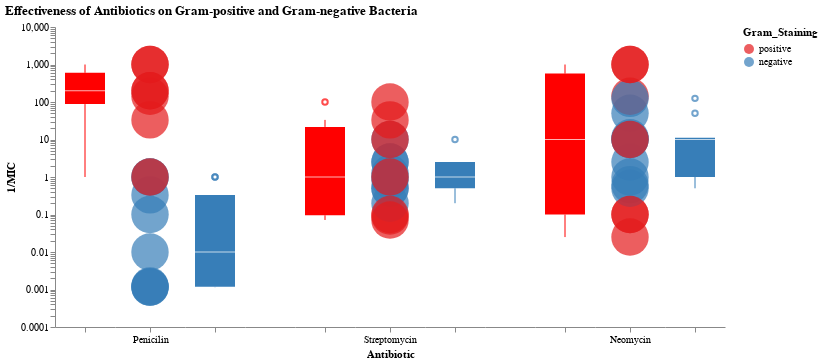

Notebook cell for this chart:
### Code cell
p = alt.hconcat(P,space,spacing=0)
n = alt.hconcat(space,N,spacing=0)

alt.hconcat(alt.hconcat(p, S,spacing=0),n,spacing=0).resolve_scale(y="shared").properties(
    title='Effectiveness of Antibiotics on Gram-positive and Gram-negative Bacteria'
).configure_view(strokeOpacity=0)

### Figure 1 — Vega-Lite specification as saved in the notebook (floating-point values rounded to 4 significant figures)
{"config": {"view": {"continuousWidth": 400, "continuousHeight": 300, "strokeOpacity": 0}}, "hconcat": [{"hconcat": [{"hconcat": [{"hconcat": [{"hconcat": [{"mark": {"type": "boxplot", "color": "red", "size": 40}, "encoding": {"x": {"type": "nominal", "axis": {"labels": false}, "field": "Antibiotic", "title": ""}, "y": {"type": "quantitative", "axis": {"grid": false}, "field": "invert_MIC", "scale": {"domain": [0.0001, 10000], "type": "log"}, "title": "1/MIC"}}, "transform": [{"calculate": "1.0/datum.MIC", "as": "invert_MIC"}, {"filter": "(datum.Antibiotic === 'Penicilin')"}, {"filter": "(datum.Gram_Staining === 'positive')"}, {"calculate": "1.0/datum.MIC", "as": "invert_MIC"}], "width": 60}, {"mark": {"type": "circle", "opacity": 0.7, "size": 1400}, "encoding": {"color": {"type": "nominal", "field": "Gram_Staining", "scale": {"domain": ["positive", "negative"], "scheme": "set1"}}, "x": {"type": "nominal", "axis": {"labelAngle": 0}, "field": "Antibiotic", "title": ""}, "y": {"type": "quantitative", "axis": null, "field": "invert_MIC", "scale": {"domain": [0.0001, 10000], "type": "log"}, "title": ""}}, "transform": [{"calculate": "1.0/datum.MIC", "as": "invert_MIC"}, {"filter": "(datum.Antibiotic === 'Penicilin')"}], "width": 70}], "spacing": 0}, {"mark": {"type": "boxplot", "color": "#377eb8", "size": 40}, "encoding": {"x": {"type": "nominal", "axis": {"labels": false}, "field": "Antibiotic", "title": ""}, "y": {"type": "quantitative", "axis": null, "field": "invert_MIC", "scale": {"domain": [0.0001, 10000], "type": "log"}, "title": ""}}, "transform": [{"calculate": "1.0/datum.MIC", "as": "invert_MIC"}, {"filter": "(datum.Antibiotic === 'Penicilin')"}, {"filter": "(datum.Gram_Staining !== 'positive')"}, {"calculate": "1.0/datum.MIC", "as": "invert_MIC"}], "width": 60}], "spacing": 0}, {"mark": {"type": "boxplot", "color": "#377eb8", "size": 30}, "encoding": {"x": {"type": "nominal", "axis": {"labels": false}, "field": "Antibiotic", "title": ""}, "y": {"type": "quantitative", "axis": null, "field": "invert_MIC", "scale": {"domain": [0.0001, 10000], "type": "log"}, "title": ""}}, "transform": [{"calculate": "1.0/datum.MIC", "as": "invert_MIC"}, {"filter": "(datum.Antibiotic === 'S')"}, {"filter": "(datum.Gram_Staining !== 'positive')"}, {"calculate": "1.0/datum.MIC", "as": "invert_MIC"}], "width": 50}], "spacing": 0}, {"hconcat": [{"hconcat": [{"mark": {"type": "boxplot", "color": "red", "size": 40}, "encoding": {"x": {"type": "nominal", "axis": {"labels": false}, "field": "Antibiotic", "title": ""}, "y": {"type": "quantitative", "axis": null, "field": "invert_MIC", "scale": {"domain": [0.0001, 10000], "type": "log"}}}, "transform": [{"calculate": "1.0/datum.MIC", "as": "invert_MIC"}, {"filter": "(datum.Antibiotic !== 'Neomycin')"}, {"filter": "(datum.Antibiotic !== 'Penicilin')"}, {"filter": "(datum.Gram_Staining === 'positive')"}, {"calculate": "1.0/datum.MIC", "as": "invert_MIC"}], "width": 60}, {"mark": {"type": "circle", "opacity": 0.7, "size": 1400}, "encoding": {"color": {"type": "nominal", "field": "Gram_Staining", "scale": {"domain": ["positive", "negative"], "scheme": "set1"}}, "x": {"type": "nominal", "axis": {"labelAngle": 0}, "field": "Antibiotic"}, "y": {"type": "quantitative", "axis": null, "field": "invert_MIC", "scale": {"domain": [0.0001, 10000], "type": "log"}, "title": ""}}, "transform": [{"calculate": "1.0/datum.MIC", "as": "invert_MIC"}, {"filter": "(datum.Antibiotic !== 'Neomycin')"}, {"filter": "(datum.Antibiotic !== 'Penicilin')"}], "width": 70}], "spacing": 0}, {"mark": {"type": "boxplot", "color": "#377eb8", "size": 40}, "encoding": {"x": {"type": "nominal", "axis": {"labels": false}, "field": "Antibiotic", "title": ""}, "y": {"type": "quantitative", "axis": null, "field": "invert_MIC", "scale": {"domain": [0.0001, 10000], "type": "log"}, "title": ""}}, "transform": [{"calculate": "1.0/datum.MIC", "as": "invert_MIC"}, {"filter": "(datum.Antibiotic !== 'Neomycin')"}, {"filter": "(datum.Antibiotic !== 'Penicilin')"}, {"filter": "(datum.Gram_Staining !== 'positive')"}, {"calculate": "1.0/datum.MIC", "as": "invert_MIC"}], "width": 60}], "spacing": 0}], "spacing": 0}, {"hconcat": [{"mark": {"type": "boxplot", "color": "#377eb8", "size": 30}, "encoding": {"x": {"type": "nominal", "axis": {"labels": false}, "field": "Antibiotic", "title": ""}, "y": {"type": "quantitative", "axis": null, "field": "invert_MIC", "scale": {"domain": [0.0001, 10000], "type": "log"}, "title": ""}}, "transform": [{"calculate": "1.0/datum.MIC", "as": "invert_MIC"}, {"filter": "(datum.Antibiotic === 'S')"}, {"filter": "(datum.Gram_Staining !== 'positive')"}, {"calculate": "1.0/datum.MIC", "as": "invert_MIC"}], "width": 50}, {"hconcat": [{"hconcat": [{"mark": {"type": "boxplot", "color": "red", "size": 40}, "encoding": {"x": {"type": "nominal", "axis": {"labels": false}, "field": "Antibiotic", "title": ""}, "y": {"type": "quantitative", "axis": null, "field": "invert_MIC", "scale": {"domain": [0.0001, 10000], "type": "log"}}}, "transform": [{"calculate": "1.0/datum.MIC", "as": "invert_MIC"}, {"filter": "(datum.Antibiotic === 'Neomycin')"}, {"filter": "(datum.Gram_Staining === 'positive')"}, {"calculate": "1.0/datum.MIC", "as": "invert_MIC"}], "width": 60}, {"mark": {"type": "circle", "opacity": 0.7, "size": 1400}, "encoding": {"color": {"type": "nominal", "field": "Gram_Staining", "scale": {"domain": ["positive", "negative"], "scheme": "set1"}}, "x": {"type": "nominal", "axis": {"labelAngle": 0}, "field": "Antibiotic", "title": ""}, "y": {"type": "quantitative", "axis": null, "field": "invert_MIC", "scale": {"domain": [0.0001, 10000], "type": "log"}, "title": ""}}, "transform": [{"calculate": "1.0/datum.MIC", "as": "invert_MIC"}, {"filter": "(datum.Antibiotic === 'Neomycin')"}], "width": 70}], "spacing": 0}, {"mark": {"type": "boxplot", "color": "#377eb8", "size": 40}, "encoding": {"x": {"type": "nominal", "axis": {"labels": false}, "field": "Antibiotic", "title": ""}, "y": {"type": "quantitative", "axis": null, "field": "invert_MIC", "scale": {"domain": [0.0001, 10000], "type": "log"}, "title": ""}}, "transform": [{"calculate": "1.0/datum.MIC", "as": "invert_MIC"}, {"filter": "(datum.Antibiotic === 'Neomycin')"}, {"filter": "(datum.Gram_Staining !== 'positive')"}, {"calculate": "1.0/datum.MIC", "as": "invert_MIC"}], "width": 60}], "resolve": {"scale": {"y": "shared"}}, "spacing": 0}], "spacing": 0}], "data": {"name": "data-7a1e331d45b5e39fe499073775468faf"}, "resolve": {"scale": {"y": "shared"}}, "spacing": 0, "title": "Effectiveness of Antibiotics on Gram-positive and Gram-negative Bacteria", "$schema": "https://vega.github.io/schema/vega-lite/v4.0.2.json", "datasets": {"data-7a1e331d45b5e39fe499073775468faf": [{"Bacteria": "Aerobacter aerogenes", "Antibiotic": "Penicilin", "MIC": 870.0, "Gram_Staining": "negative"}, {"Bacteria": "Brucella abortus", "Antibiotic": "Penicilin", "MIC": 1.0, "Gram_Staining": "negative"}, {"Bacteria": "Brucella anthracis", "Antibiotic": "Penicilin", "MIC": 0.001, "Gram_Staining": "positive"}, {"Bacteria": "Diplococcus pneumoniae", "Antibiotic": "Penicilin", "MIC": 0.005, "Gram_Staining": "positive"}, {"Bacteria": "Escherichia coli", "Antibiotic": "Penicilin", "MIC": 100.0, "Gram_Staining": "negative"}, {"Bacteria": "Klebsiella pneumoniae", "Antibiotic": "Penicilin", "MIC": 850.0, "Gram_Staining": "negative"}, {"Bacteria": "Mycobacterium tuberculosis", "Antibiotic": "Penicilin", "MIC": 800.0, "Gram_Staining": "negative"}, {"Bacteria": "Proteus vulgaris", "Antibiotic": "Penicilin", "MIC": 3.0, "Gram_Staining": "negative"}, {"Bacteria": "Pseudomonas aeruginosa ", "Antibiotic": "Penicilin", "MIC": 850.0, "Gram_Staining": "negative"}, {"Bacteria": "Salmonella (Eberthella) typhosa ", "Antibiotic": "Penicilin", "MIC": 1.0, "Gram_Staining": "negative"}, {"Bacteria": "Salmonella schottmuelleri ", "Antibiotic": "Penicilin", "MIC": 10.0, "Gram_Staining": "negative"}, {"Bacteria": "Staphylococcus albus ", "Antibiotic": "Penicilin", "MIC": 0.007, "Gram_Staining": "positive"}, {"Bacteria": "Staphylococcus aureus ", "Antibiotic": "Penicilin", "MIC": 0.03, "Gram_Staining": "positive"}, {"Bacteria": "Streptococcus fecalis ", "Antibiotic": "Penicilin", "MIC": 1.0, "Gram_Staining": "positive"}, {"Bacteria": "Streptococcus hemolyticus ", "Antibiotic": "Penicilin", "MIC": 0.001, "Gram_Staining": "positive"}, {"Bacteria": "Streptococcus viridans", "Antibiotic": "Penicilin", "MIC": 0.005, "Gram_Staining": "positive"}, {"Bacteria": "Aerobacter aerogenes", "Antibiotic": "Streptomycin ", "MIC": 1.0, "Gram_Staining": "negative"}, {"Bacteria": "Brucella abortus", "Antibiotic": "Streptomycin ", "MIC": 2.0, "Gram_Staining": "negative"}, {"Bacteria": "Brucella anthracis", "Antibiotic": "Streptomycin ", "MIC": 0.01, "Gram_Staining": "positive"}, {"Bacteria": "Diplococcus pneumoniae", "Antibiotic": "Streptomycin ", "MIC": 11.0, "Gram_Staining": "positive"}, {"Bacteria": "Escherichia coli", "Antibiotic": "Streptomycin ", "MIC": 0.4, "Gram_Staining": "negative"}, {"Bacteria": "Klebsiella pneumoniae", "Antibiotic": "Streptomycin ", "MIC": 1.2, "Gram_Staining": "negative"}, {"Bacteria": "Mycobacterium tuberculosis", "Antibiotic": "Streptomycin ", "MIC": 5.0, "Gram_Staining": "negative"}, {"Bacteria": "Proteus vulgaris", "Antibiotic": "Streptomycin ", "MIC": 0.1, "Gram_Staining": "negative"}, {"Bacteria": "Pseudomonas aeruginosa ", "Antibiotic": "Streptomycin ", "MIC": 2.0, "Gram_Staining": "negative"}, {"Bacteria": "Salmonella (Eberthella) typhosa ", "Antibiotic": "Streptomycin ", "MIC": 0.4, "Gram_Staining": "negative"}, {"Bacteria": "Salmonella schottmuelleri ", "Antibiotic": "Streptomycin ", "MIC": 0.8, "Gram_Staining": "negative"}, {"Bacteria": "Staphylococcus albus ", "Antibiotic": "Streptomycin ", "MIC": 0.1, "Gram_Staining": "positive"}, {"Bacteria": "Staphylococcus aureus ", "Antibiotic": "Streptomycin ", "MIC": 0.03, "Gram_Staining": "positive"}, {"Bacteria": "Streptococcus fecalis ", "Antibiotic": "Streptomycin ", "MIC": 1.0, "Gram_Staining": "positive"}, {"Bacteria": "Streptococcus hemolyticus ", "Antibiotic": "Streptomycin ", "MIC": 14.0, "Gram_Staining": "positive"}, {"Bacteria": "Streptococcus viridans", "Antibiotic": "Streptomycin ", "MIC": 10.0, "Gram_Staining": "positive"}, {"Bacteria": "Aerobacter aerogenes", "Antibiotic": "Neomycin", "MIC": 1.6, "Gram_Staining": "negative"}, {"Bacteria": "Brucella abortus", "Antibiotic": "Neomycin", "MIC": 0.02, "Gram_Staining": "negative"}, {"Bacteria": "Brucella anthracis", "Antibiotic": "Neomycin", "MIC": 0.007, "Gram_Staining": "positive"}, {"Bacteria": "Diplococcus pneumoniae", "Antibiotic": "Neomycin", "MIC": 10.0, "Gram_Staining": "positive"}, {"Bacteria": "Escherichia coli", "Antibiotic": "Neomycin", "MIC": 0.1, "Gram_Staining": "negative"}, {"Bacteria": "Klebsiella pneumoniae", "Antibiotic": "Neomycin", "MIC": 1.0, "Gram_Staining": "negative"}, {"Bacteria": "Mycobacterium tuberculosis", "Antibiotic": "Neomycin", "MIC": 2.0, "Gram_Staining": "negative"}, {"Bacteria": "Proteus vulgaris", "Antibiotic": "Neomycin", "MIC": 0.1, "Gram_Staining": "negative"}, {"Bacteria": "Pseudomonas aeruginosa ", "Antibiotic": "Neomycin", "MIC": 0.4, "Gram_Staining": "negative"}, {"Bacteria": "Salmonella (Eberthella) typhosa ", "Antibiotic": "Neomycin", "MIC": 0.008, "Gram_Staining": "negative"}, {"Bacteria": "Salmonella schottmuelleri ", "Antibiotic": "Neomycin", "MIC": 0.09, "Gram_Staining": "negative"}, {"Bacteria": "Staphylococcus albus ", "Antibiotic": "Neomycin", "MIC": 0.001, "Gram_Staining": "positive"}, {"Bacteria": "Staphylococcus aureus ", "Antibiotic": "Neomycin", "MIC": 0.001, "Gram_Staining": "positive"}, {"Bacteria": "Streptococcus fecalis ", "Antibiotic": "Neomycin", "MIC": 0.1, "Gram_Staining": "positive"}, {"Bacteria": "Streptococcus hemolyticus ", "Antibiotic": "Neomycin", "MIC": 10.0, "Gram_Staining": "positive"}, {"Bacteria": "Streptococcus viridans", "Antibiotic": "Neomycin", "MIC": 40.0, "Gram_Staining": "positive"}]}}
